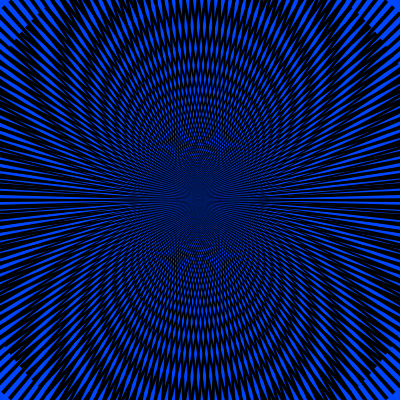
Frame 1 (no input)
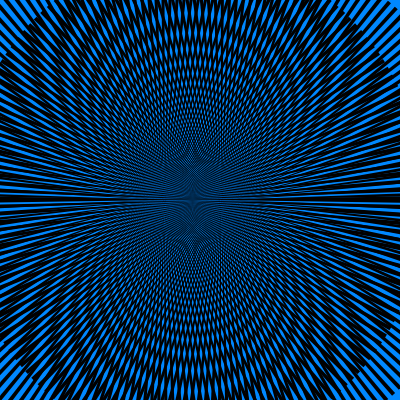
Frame 60 (no input)
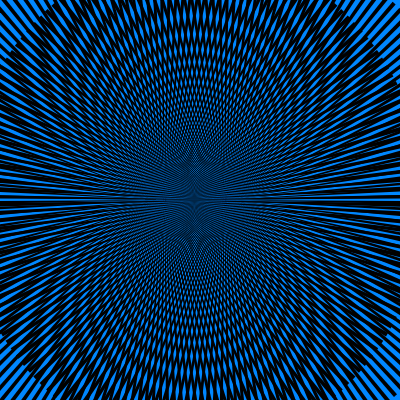
Frame 120 (the mouse pressed at the canvas centre since frame 60)

The p5.js sketch that drew these frames (run headless with seeded random() and noise() and a simulated clock; from frame 60 on, the mouse is pressed at the canvas centre):

// p5.js sketch
// ── sketch.js
// For this assignment, I want to play with the Moire effect,
// using simple graphics and movements to create very dynamic optical illusions

// Sketch 1: two overlapping radial circles

let scarl1noisePosition = 0;
let scarl1speed = 0.01;

function setup() {
  createCanvas(400, 400);
  angleMode(DEGREES);
  colorMode(HSB);
}

function draw() {
  // create two diff noise values
  let noiseVal1 = noise(scarl1noisePosition);
  let noiseVal2 = noise(scarl1noisePosition + 100);

  // using noise to create a smooth transitioning blue background
  let colorVal = map(noiseVal1, 0, 1, 190, 240);
  background(colorVal, 100, 100);

  // increment noise offset for smooth animation
  scarl1noisePosition += scarl1speed;

  // ---- drawing the circles ----

  // creating a smooth rotation for the circles
  let rotation = (millis() / 100000) * 360;

  // using noise() to create a subtle movement along the x axis
  // using two different noise positions so the movements aren't synced
  let movement1 = map(noiseVal1, 0, 1, -20, 20);
  let movement2 = map(noiseVal2, 0, 1, -20, 20);

  // draw the left circle
  drawCircle(170 + movement1, 200, 260, rotation);

  // draw the right circle
  drawCircle(230 + movement2, 200, 260, -rotation);
}

// since the circles are identical, I created a function to draw them
function drawCircle(x, y, r, rotation) {
  push();
  translate(x, y);

  for (let i = 0; i < 360; i += 2) {
    push();
    // rotate the circle smoothly
    rotate(i + rotation);
    noStroke();
    fill(0, 0, 0);
    triangle(0, 0, -2, -r, 2, -r);
    pop();
  }
  pop();
}
